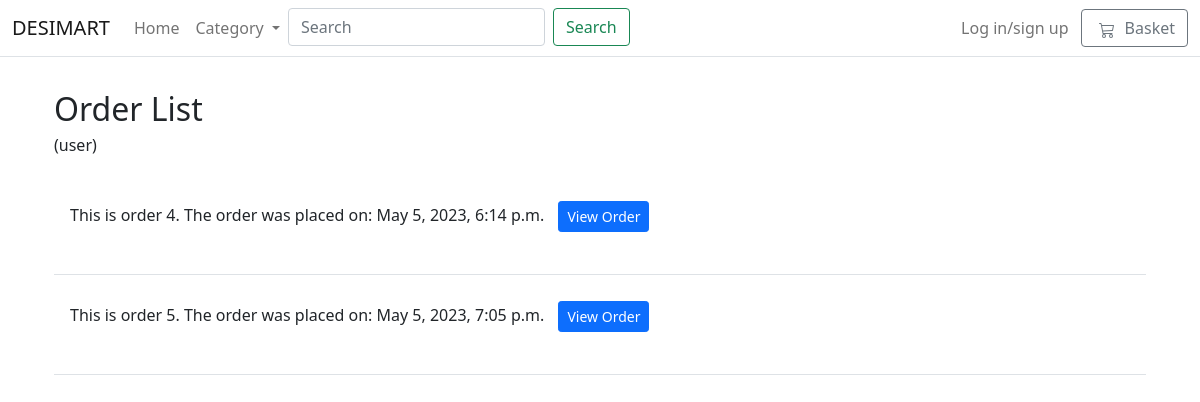
Screenshot of /myorders/4 with the database file from the repository.
### desi_mart/models.py (models this page shows, shortened)
class Order(models.Model):
    customer = models.ForeignKey('desi_mart.Customer', on_delete=models.CASCADE)
    created_date = models.DateTimeField(auto_now_add=True)

### desi_mart/views/general.py (the view)
# urls.py: path('myorders/<int:id>', views.general.myorders, name='myorders'),
def myorders(request,id):
    customer = get_object_or_404(Customer, user_id=id)
    orders = Order.objects.filter(customer=customer)
    return render(request, 'desi_mart/orders_list.html', {'orders' : orders})

### desi_mart/views/general.py (called while the page is built)
def categories(request):
    return {
        'categories': Category.objects.all()
    }

### desi_mart/templates/desi_mart/orders_list.html (shortened to what this page needs)
  {% extends './base.html' %}
  {% block content %}
  <div class="container" style="background-color:white; margin-top:3%">
     <h1 class="mb-0 h2">Order List</h1>
                <p> (user)</p>
    {% for order in orders %}
    <div class="col border-bottom">
                        <div class="row p-3">
                              <p>
                                This is order {{order.id }}. The order was placed on: {{ order.created_date }}   <button type="button" onclick="location.href='{% url 'desi_mart:order_detail' id=order.id %}' " class="btn btn-primary btn-sm" style="margin:10px">View Order</button>
                              </p>
                        </div>
                    </div>
    {% endfor %}
  </div>
    {% endblock %}

### rows the page displays
Order: id "4", created_date "May 5, 2023, 6:14 p.m."
Order: id "5", created_date "May 5, 2023, 7:05 p.m."
